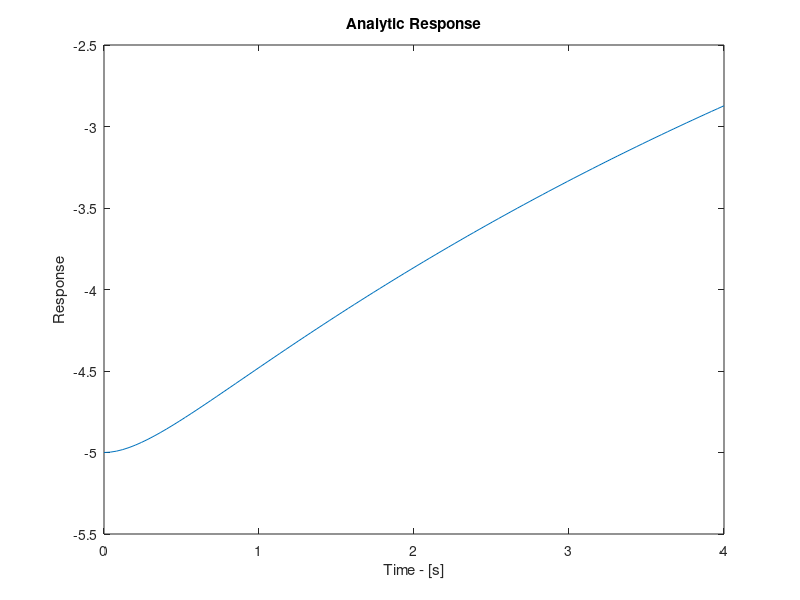

This chart was generated by the following MATLAB code:
t = linspace(0,4,100);

wn = sqrt((4)/(7));
z = (4)/(2*wn);
sz = sqrt(1-z^2);
phi = atan(sz/z);
ex = -z.*wn.*t;

A = 5;

%y = A*(1-(exp(ex).*sin(wn.*sz.*t+phi))/sz) ;
y = A*(-(exp(ex).*sin(wn.*sz.*t+phi))/sz) ;

figure(1)
plot(t,y)
title('Analytic Response')
xlabel('Time - [s]')
ylabel('Response')